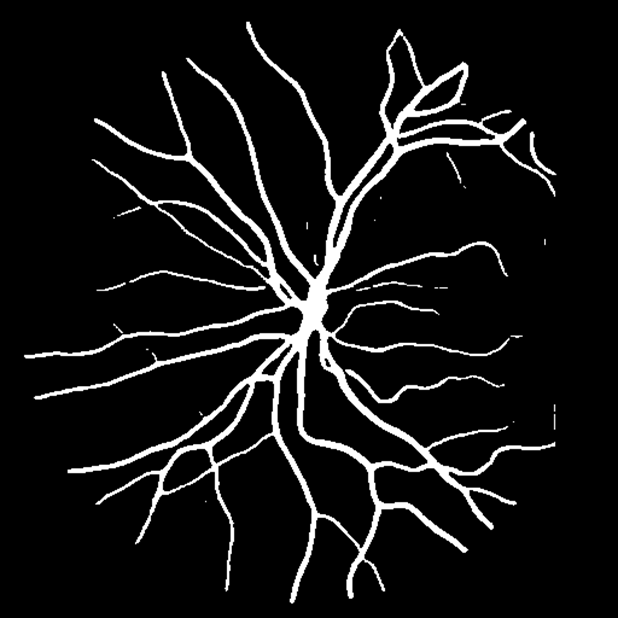
#> input picture libs/base.png, 618 x 618 px, found by its file name
$ python 0_1_image.py
#> lines starting #> are read from the running program, lines starting #| are printed output that depends on the picture; after the words box and inside, x2 and y2 are one past the last pixel; in counts of white or black regions, pixels touching at a corner belong together
import cv2
import numpy as np
import matplotlib.pyplot as plt
from pathlib import Path

# [212 lines of commented-out code are left out]


"""取差集"""
# import cv2
# import numpy as np
# import os

# def get_mask_difference(baseline_path, module_a_path, save_path):
#     # 1. 读取图像并转换为单通道二值图 (0 或 255)
#     baseline = cv2.imread(baseline_path, cv2.IMREAD_GRAYSCALE)
#     module_a = cv2.imread(module_a_path, cv2.IMREAD_GRAYSCALE)

#     # 确保尺寸一致
#     if baseline.shape != module_a.shape:
#         module_a = cv2.resize(module_a, (baseline.shape[1], baseline.shape[0]))

#     # 二值化处理（防止图片有灰度噪声）
#     _, bin_base = cv2.threshold(baseline, 127, 255, cv2.THRESH_BINARY)
#     _, bin_a = cv2.threshold(module_a, 127, 255, cv2.THRESH_BINARY)

#     # 2. 计算差集
#     # 情况 A：A 模块“多出来”的部分 (A 有，Baseline 没有) -> 通常是补全的区域
#     added_part = cv2.subtract(bin_a, bin_base)

#     # 情况 B：A 模块“减掉”的部分 (Baseline 有，A 没有) -> 通常是修正的误报区域
#     removed_part = cv2.subtract(bin_base, bin_a)

#     # 3. 可视化：创建一个彩色背景图
#     # 黑色背景，HWC 格式
#     diff_vis = np.zeros((baseline.shape[0], baseline.shape[1], 3), dtype=np.uint8)

#     # 绿色表示 A 模块新增的区域 (Green)
#     diff_vis[added_part > 0] = [0, 255, 0]
#     # 红色表示 A 模块消除的区域 (Red)
#     diff_vis[removed_part > 0] = [0, 0, 255]
#     # 灰色表示两个模型共同预测的部分 (Gray)
#     common_part = cv2.bitwise_and(bin_base, bin_a)
#     diff_vis[common_part > 0] = [100, 100, 100]

#     # 4. 保存结果
#     cv2.imwrite(save_path, diff_vis)
#     print(f"差异验证图已保存至: {save_path}")

# # 使用示例
# # get_mask_difference('baseline.png', 'baseline_plus_a.png', 'diff_result.png')

# if __name__ == "__main__":
#     # 请在此处填入你的图片路径
#     path_baseline = r"C:\Users\asus\medical-image-segmentation\libs\base.png"
#     path_module_a = r"C:\Users\asus\medical-image-segmentation\libs\base_a.png" # 假设这是你的 A 模块输出图

#     # 检查文件是否存在
#     if os.path.exists(path_baseline):
#         get_mask_difference(path_baseline, path_module_a, "A_Effect_Verification.png")
#     else:
#         print(f"路径不存在，请检查: {path_baseline}")


import cv2
import numpy as np
import os

def get_mask_difference(baseline_path, module_a_path, output_folder="results"):
    # 创建保存目录
#> called with output_folder = 'Diff_Results'
    if not os.path.exists(output_folder):
        os.makedirs(output_folder)

    # 1. 读取图像
    baseline = cv2.imread(baseline_path, cv2.IMREAD_GRAYSCALE)
#> baseline is the input picture: shape (618, 618); min 0, max 255, mean 20
    module_a = cv2.imread(module_a_path, cv2.IMREAD_GRAYSCALE)
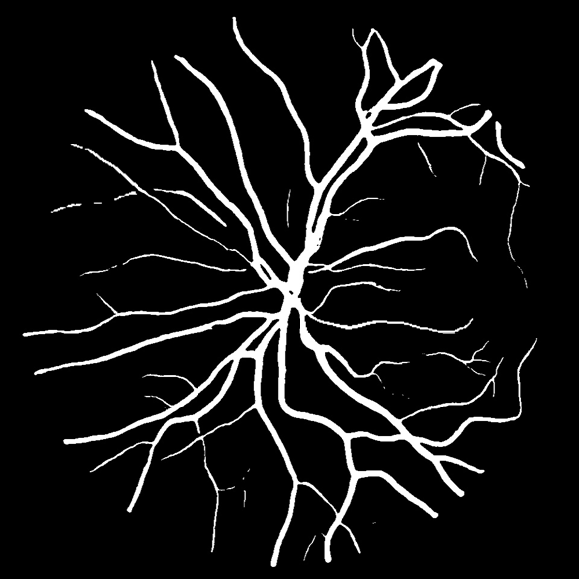
#> input picture libs/base_a.png, 579 x 579 px, found by its file name
#> module_a is the input picture: shape (579, 579); min 0, max 255, mean 21

    if baseline is None or module_a is None:
        print("错误：无法读取图片，请检查路径。")
        return

    # 确保尺寸一致 (Resize to 960x960)
    if baseline.shape != (960, 960):
        baseline = cv2.resize(baseline, (960, 960))
#> baseline: shape (960, 960)
    if module_a.shape != (960, 960):
        module_a = cv2.resize(module_a, (960, 960))
#> module_a: shape (960, 960)

    # 二值化处理
    _, bin_base = cv2.threshold(baseline, 127, 255, cv2.THRESH_BINARY)
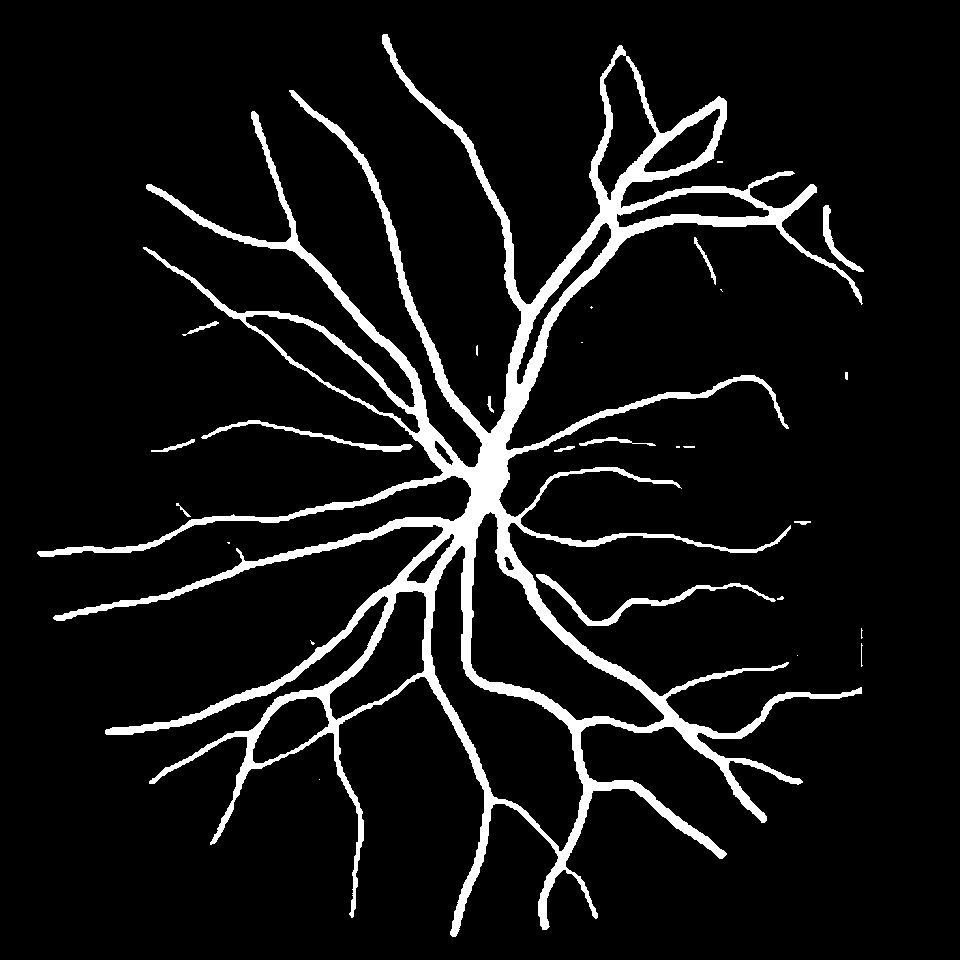
#> bin_base: shape (960, 960); 7.8% white; 27 white regions (11 under 20 px), largest, box (x1, y1, x2, y2) and area: (37, 34, 863, 937) 68173, (536, 574, 776, 626) 1425, (201, 420, 413, 452) 908
    _, bin_a = cv2.threshold(module_a, 127, 255, cv2.THRESH_BINARY)
#> bin_a: shape (960, 960); 8.2% white; 48 white regions (25 under 20 px), largest, box (x1, y1, x2, y2) and area: (38, 28, 890, 940) 70134, (141, 247, 379, 415) 996, (822, 201, 871, 280) 731

    # 2. 计算差异
    # 情况 A：A 模块“多出来”的部分 (A 有，Base 无) -> 补全区域
    added_part = cv2.subtract(bin_a, bin_base)
#> added_part: shape (960, 960); 1.3% white in thin lines or dots, all inside (x1, y1, x2, y2) = (38, 28, 890, 940)
    # 情况 B：A 模块“减掉”的部分 (Base 有，A 无) -> 修正区域
    removed_part = cv2.subtract(bin_base, bin_a)
#> removed_part: shape (960, 960); 0.89% white in thin lines or dots, all inside (x1, y1, x2, y2) = (37, 34, 863, 930)

    # 3. 创建可视化图
    h, w = bin_base.shape
#> h = 960; w = 960

    # 图 1：仅显示新增部分 (绿色)
    vis_added = np.zeros((h, w, 3), dtype=np.uint8)
    vis_added[added_part > 0] = [0, 255, 0] # BGR 格式，绿色是 [0, 255, 0]

    # 图 2：仅显示减去部分 (红色)
    vis_removed = np.zeros((h, w, 3), dtype=np.uint8)
    vis_removed[removed_part > 0] = [0, 0, 255]  # BGR 格式，红色是 [0,255,0]

    # 图 3：综合对比图 (含共同区域、新增、减去)
    diff_vis = np.zeros((h, w, 3), dtype=np.uint8)
    diff_vis[added_part > 0] = [0, 255, 0]      # 绿色：多出的
    diff_vis[removed_part > 0] = [0, 0, 255]    # 红色：减掉的
    common_part = cv2.bitwise_and(bin_base, bin_a)
#> common_part: shape (960, 960); 6.9% white; 32 white regions (15 under 20 px), largest, box (x1, y1, x2, y2) and area: (38, 34, 863, 937) 57542, (511, 376, 789, 453) 1574, (143, 247, 379, 414) 863
    diff_vis[common_part > 0] = [100, 100, 100] # 灰色：共同拥有的

    # 4. 保存结果
    cv2.imwrite(os.path.join(output_folder, "1_Added_Part_Red.png"), vis_added)
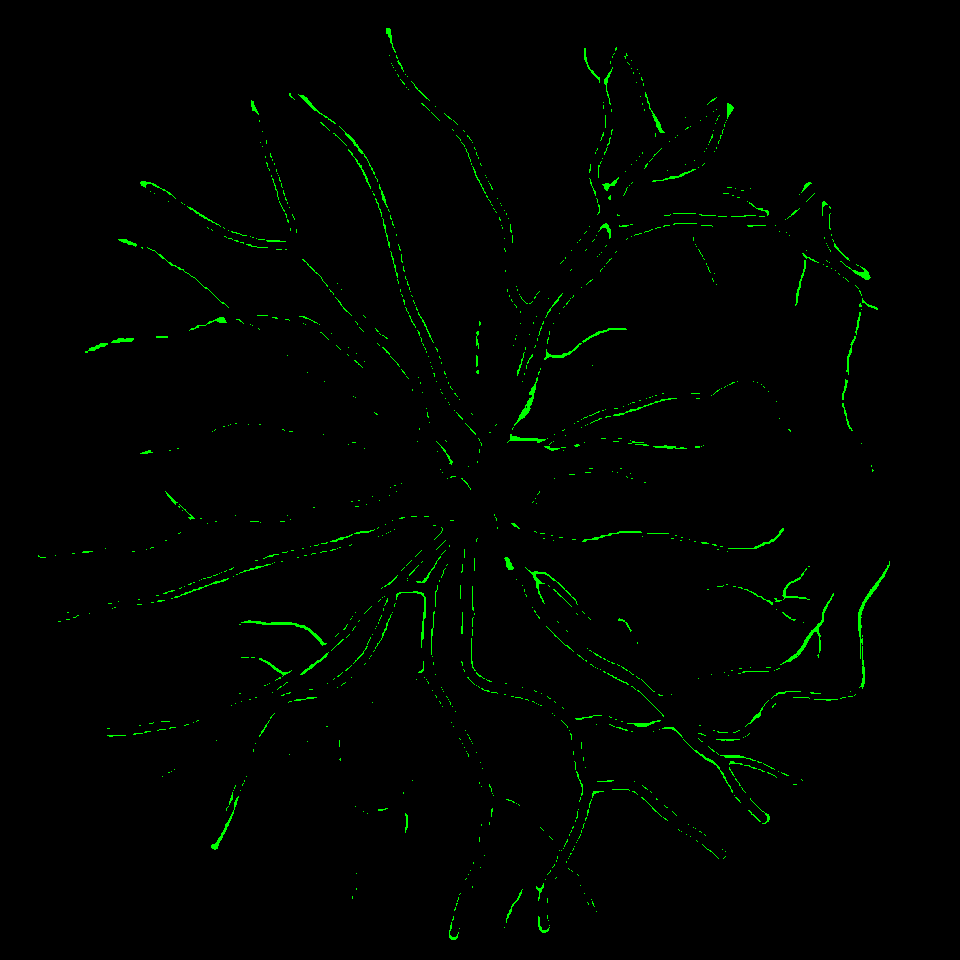
#> saved as 1_Added_Part_Red.png: shape (960, 960, 3); mean B, G, R 0, 3.2, 0
    cv2.imwrite(os.path.join(output_folder, "2_Removed_Part_Green.png"), vis_removed)
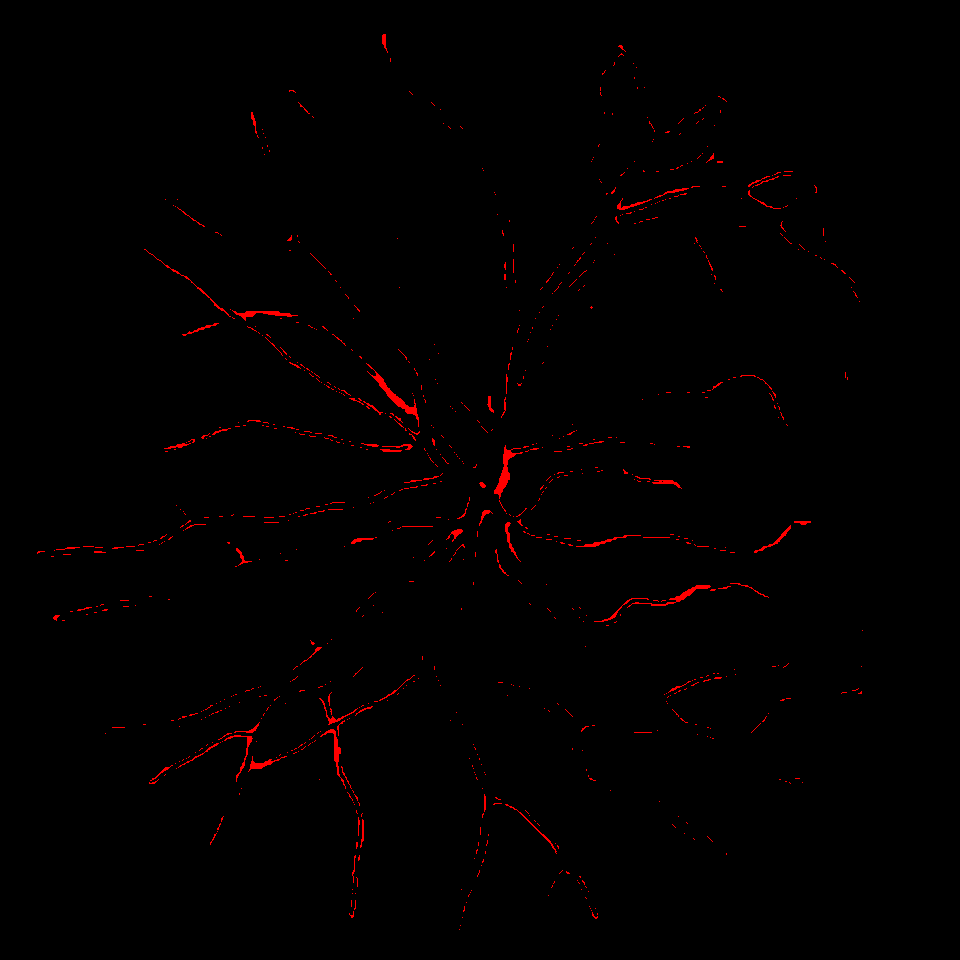
#> saved as 2_Removed_Part_Green.png: shape (960, 960, 3); mean B, G, R 0, 0, 2.3
    cv2.imwrite(os.path.join(output_folder, "3_Comprehensive_Diff.png"), diff_vis)
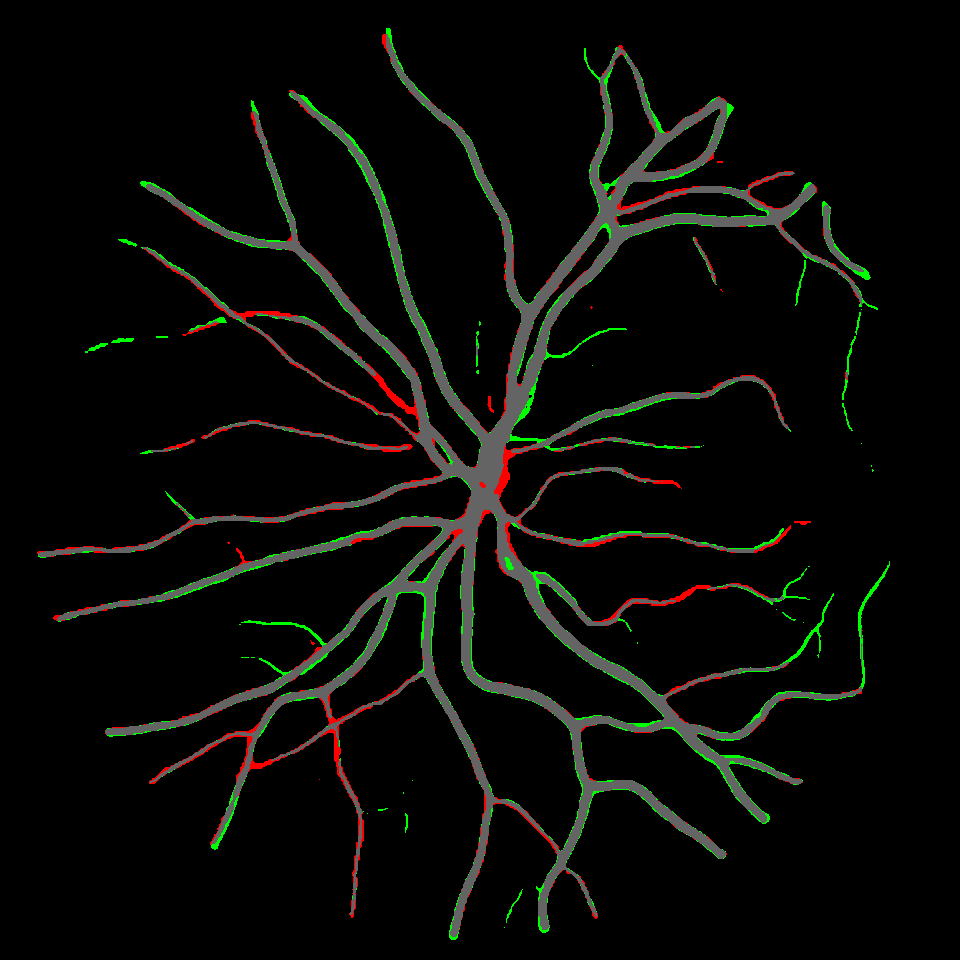
#> saved as 3_Comprehensive_Diff.png: shape (960, 960, 3); mean B, G, R 6.9, 10.1, 9.2

    print(f"处理完成！所有结果已保存至文件夹: {output_folder}")

if __name__ == "__main__":
    path_baseline = r"C:\Users\asus\medical-image-segmentation\libs\base.png"
    path_module_a = r"C:\Users\asus\medical-image-segmentation\libs\base_a.png"

    if os.path.exists(path_baseline) and os.path.exists(path_module_a):
        get_mask_difference(path_baseline, path_module_a, "Diff_Results")
    else:
        print("请确认 baseline.png 和 base_a.png 路径是否正确。")


"""resize"""

# [21 lines of commented-out code are left out]
